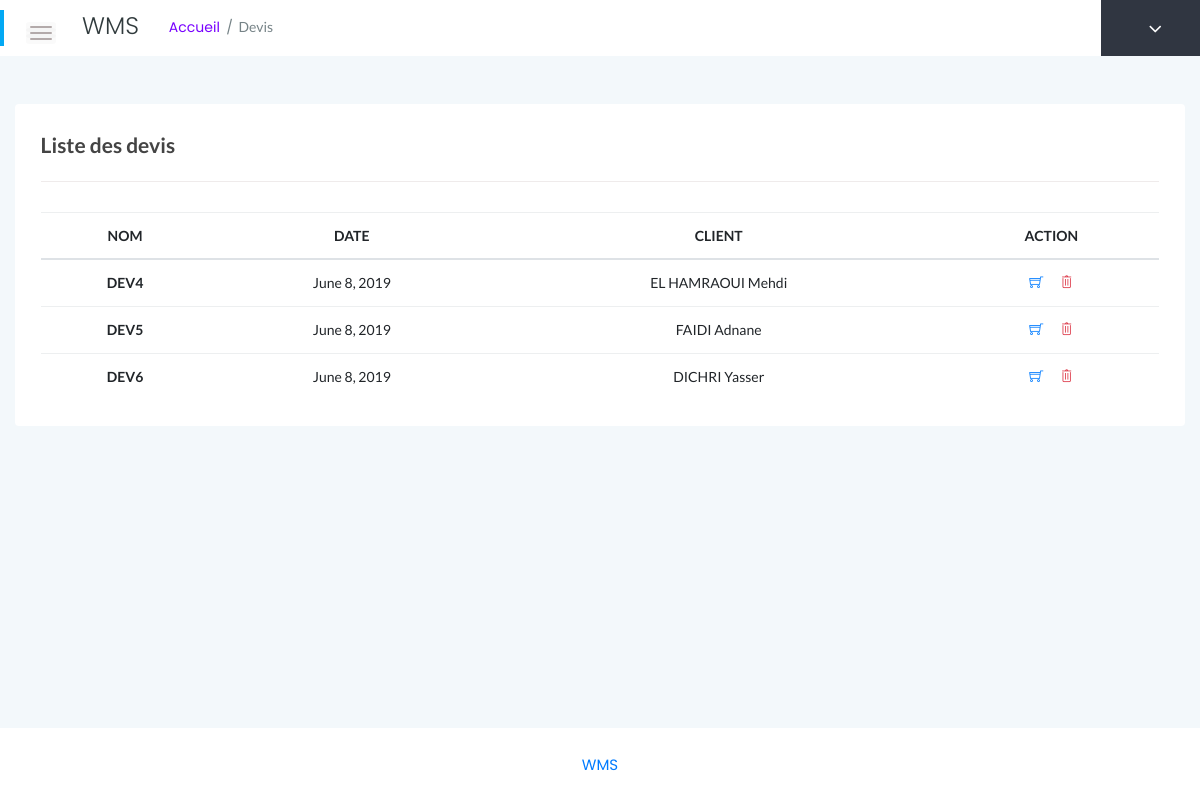
/commande/, run on the app's committed database.
### stock/models.py (models this page shows)
class Commande(models.Model):
	ID_Commande       = models.CharField(max_length=25, primary_key=True)
	Date_Commande     = models.DateField(default=datetime.date.today)
	ID_Client         = models.ForeignKey(Client, on_delete=models.CASCADE)
	Valid             = models.IntegerField(default=0)

class Client(models.Model):
	ID_Client         = models.CharField(max_length=25, primary_key=True)
	Entreprise        = models.CharField(max_length=25)
	Description       = models.CharField(max_length=25)
	Email             = models.EmailField()
	Tel               = models.CharField(max_length=25)
	Adresse           = models.CharField(max_length=25)
	def __str__(self):
		return self.ID_Client

### stock/views.py (the view)
# urls.py: url(r'^commande/$', views.commande, name='commande'),
def commande(request):
	commandes = Commande.objects.filter(Valid=1)
	return render(request, 'list/F_commande.html', {'commandes':commandes})

### stock/templates/list/F_commande.html (shortened to what this page needs)
{% extends 'base.html' %}
{% load staticfiles %}
{% block title %}Devis{% endblock %}
{% block body %}
<div class="row">
	<div class="col-12 mt-5">
		<div class="card">
			<div class="card-body">
				<div class="invoice-head">
					<div class="row">
						<div class="iv-left col-6">
							<span>Liste des devis</span>
						</div>
					</div>
				</div>
				<div class="single-table">
					<div class="table-responsive">
						<table class="table table-hover progress-table text-center">
							<thead class="text-uppercase">
								<tr>
									<th scope="col">Nom</th>
									<th scope="col">Date</th>
									<th scope="col">Client</th>
									<th scope="col">Action</th>
								</tr>
							</thead>
							<tbody>
								{% for commande in commandes %}
									<tr>
										<th scope="row">{{ commande.ID_Commande }}</th>
										<td>{{ commande.Date_Commande }}</td>
										<td>{{ commande.ID_Client }}</td>
										<td>
											<ul class="d-flex justify-content-center">
												<li  class="mr-3"><a href="{% url 'detailcommandeatt' commande.ID_Commande %}" class="text-primary"><i class="ti-shopping-cart"></i></a></li>
												<li><a href="{% url 'delcommande' commande.ID_Commande %}" class="text-danger"><i class="ti-trash"></i></a></li>
											</ul>
										</td>
									</tr>
								{% endfor %}
							</tbody>
						</table>
					</div>
				</div>
			</div>
		</div>
	</div>
</div>
{% endblock %}

### stock/static/assets/css/styles.css (style rules this page uses)
.card { border: none; border-radius: 4px; background-color: #fff; -webkit-transition: all 0.3s ease 0s; transition: all 0.3s ease 0s; }
.card-body { padding: 25.6px; padding: 1.6rem; }
.single-table .table { margin-bottom: 0; }
table tr th { border-bottom: none; }
table tr th, table tr td { border-top: 1px solid rgba(120, 130, 140, 0.13) !important; }
table tr td [class^="ti-"] { cursor: pointer; }
.invoice-head { margin-bottom: 30px; border-bottom: 1px solid #efebeb; padding-bottom: 20px; }
.invoice-head .iv-left span { color: #444; }
.invoice-head span { font-size: 21px; font-weight: 700; color: #777; }

### stock/templates/base.html (style rules this page uses)
:root { --primary-color: #03A9F4; }

### data on the page
Commande: ID_Commande "DEV4", Date_Commande "June 8, 2019", ID_Client "EL HAMRAOUI Mehdi"
Commande: ID_Commande "DEV5", Date_Commande "June 8, 2019", ID_Client "FAIDI Adnane"
Commande: ID_Commande "DEV6", Date_Commande "June 8, 2019", ID_Client "DICHRI Yasser"
